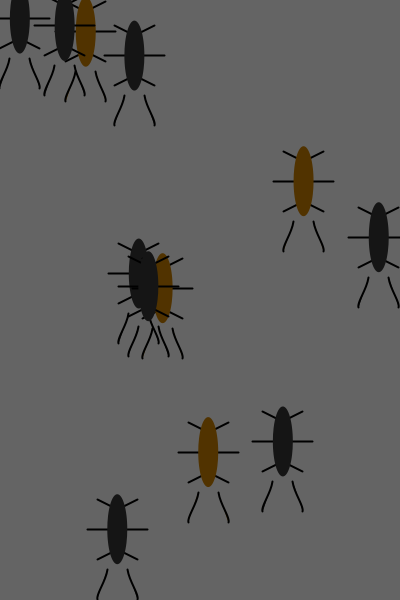
Frame 1 (no input)
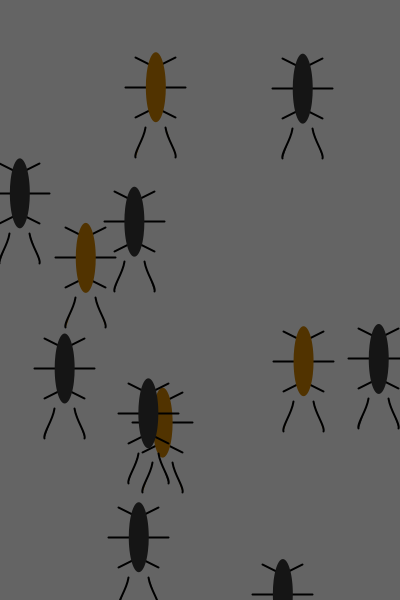
Frame 60 (the mouse pressed at the canvas centre just before this capture)
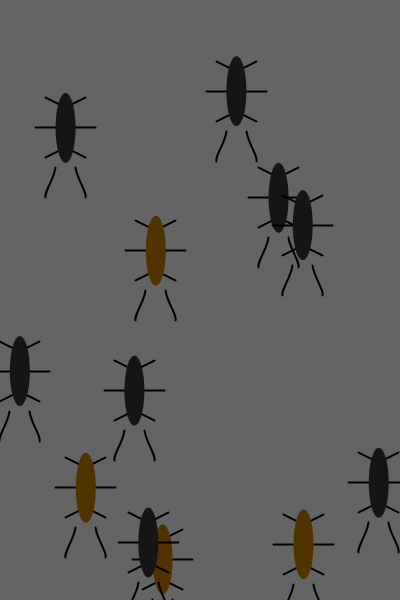
Frame 120 (the mouse held since frame 60 and released just before this capture)

The Processing sketch that drew these frames (run headless with seeded random() and noise(); from frame 60 on, the mouse is pressed at the canvas centre):

// Processing sketch: Bugs_projects
// ── Bugs_projects.pde
Bug myBug = new Bug();
Bug a = new Bug();

Bug[] numOfBugs = new Bug[10];
// initialize the Array for Bugs, but not the Bugs themselves. 

void setup () {
  size(400, 600);
  noStroke();
  for (int i=0; i<numOfBugs.length; i++) {
    //must initialize the Bugs
    numOfBugs[i] = new Bug();
  }
  smooth();
}
void draw() {
  background(100);
  
  for (int i=0; i<numOfBugs.length; i++) {
    numOfBugs[i].display();
    numOfBugs[i].move();
  }
  
  a.display();
  a.move();
  myBug.display();
  myBug.move();
}
// ── Bug.pde
class Bug { 
  float xPos;
  float yPos;
  float ySpeed;
  float bugSize = 20;
  color displayColor;

  Bug() {
    xPos = random(width);
    yPos = random(height);
    ySpeed = random(2, 6);
    if (random(0, 2)>1) {
      displayColor = color(81, 51, 0);
    } else {
      displayColor = color(21);
    }
  }
  void display () {
            //draw legs
    stroke(0);
    strokeWeight(2);
    line(xPos, yPos-20,xPos-20, yPos-30);
    line(xPos, yPos, xPos-30, yPos);
    line(xPos, yPos+20, xPos-20, yPos+30);
    line(xPos, yPos-20, xPos+20, yPos-30);
    line(xPos, yPos, xPos+30, yPos);
    line(xPos, yPos+20, xPos+20, yPos+30);
    //draw a bugs
    noStroke();
    fill(displayColor);
    ellipse(xPos, yPos, bugSize, bugSize+50);
    stroke(0);
    curve(xPos-10, yPos, xPos-10, yPos+40, xPos-20, yPos+70, xPos, yPos+70);
    curve(xPos+10, yPos, xPos+10, yPos+40, xPos+20, yPos+70, xPos, yPos+70);

  }
  void move(){
    yPos += ySpeed;
    if(yPos>height){
      //reset top
      yPos =0;
      xPos= random(width);
      ySpeed = random (2,6);
    }
  }
}
